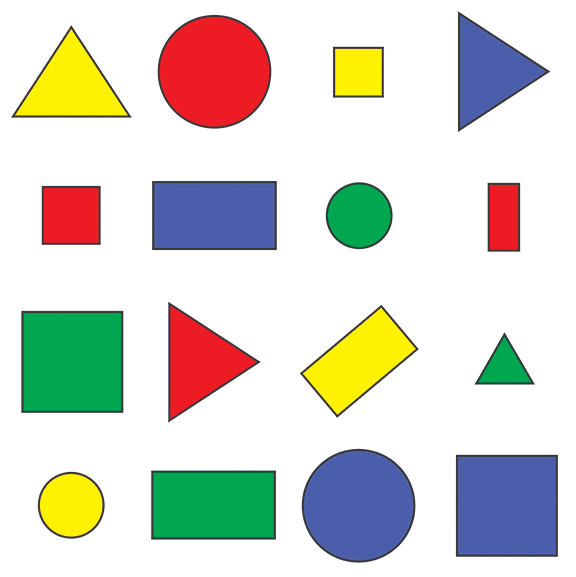
#> input picture Projects/OpenCV/shapes.png, 576 x 577 px, given in place of the camera
$ python colorpick.py
#> lines starting #> are read from the running program, lines starting #| are printed output that depends on the picture; after the words box and inside, x2 and y2 are one past the last pixel; in counts of white or black regions, pixels touching at a corner belong together
import cv2
import numpy as np

def stackImages(scale,imgArray):
    rows = len(imgArray)
    cols = len(imgArray[0])
    rowsAvailable = isinstance(imgArray[0], list)
    width = imgArray[0][0].shape[1]
    height = imgArray[0][0].shape[0]
    if rowsAvailable:
        for x in range ( 0, rows):
            for y in range(0, cols):
                if imgArray[x][y].shape[:2] == imgArray[0][0].shape [:2]:
                    imgArray[x][y] = cv2.resize(imgArray[x][y], (0, 0), None, scale, scale)
                else:
                    imgArray[x][y] = cv2.resize(imgArray[x][y], (imgArray[0][0].shape[1], imgArray[0][0].shape[0]), None, scale, scale)
                if len(imgArray[x][y].shape) == 2: imgArray[x][y]= cv2.cvtColor( imgArray[x][y], cv2.COLOR_GRAY2BGR)
        imageBlank = np.zeros((height, width, 3), np.uint8)
        hor = [imageBlank]*rows
        hor_con = [imageBlank]*rows
        for x in range(0, rows):
            hor[x] = np.hstack(imgArray[x])
        ver = np.vstack(hor)
    else:
        for x in range(0, rows):
            if imgArray[x].shape[:2] == imgArray[0].shape[:2]:
                imgArray[x] = cv2.resize(imgArray[x], (0, 0), None, scale, scale)
            else:
                imgArray[x] = cv2.resize(imgArray[x], (imgArray[0].shape[1], imgArray[0].shape[0]), None,scale, scale)
            if len(imgArray[x].shape) == 2: imgArray[x] = cv2.cvtColor(imgArray[x], cv2.COLOR_GRAY2BGR)
        hor= np.hstack(imgArray)
        ver = hor
    return ver

frameWidth = 640
frameHeight = 480
cap = cv2.VideoCapture(0)
cap.set(3, frameWidth)
cap.set(4, frameHeight)
cap.set(10,100)

def empty(a):
    pass

cv2.namedWindow("HSV")
cv2.resizeWindow("HSV",640,240)
cv2.createTrackbar("HUE Min","HSV",0,179,empty)
#> slider 'HUE Min' is set to 35
cv2.createTrackbar("SAT Min","HSV",0,255,empty)
#> slider 'SAT Min' is set to 51
cv2.createTrackbar("VALUE Min","HSV",0,255,empty)
#> slider 'VALUE Min' is set to 51
cv2.createTrackbar("HUE Max","HSV",179,179,empty)
cv2.createTrackbar("SAT Max","HSV",255,255,empty)
cv2.createTrackbar("VALUE Max","HSV",255,255,empty)

while True:

    _, img = cap.read()
#> img is the input picture: shape (577, 576, 3); mean B, G, R 205.1, 214.3, 214.2
    imgHsv = cv2.cvtColor(img,cv2.COLOR_BGR2HSV)
#> imgHsv: shape (577, 576, 3); mean H, S, V 31.4, 56.1, 234.3

    h_min = cv2.getTrackbarPos("HUE Min","HSV")
    h_max = cv2.getTrackbarPos("HUE Max", "HSV")
    s_min = cv2.getTrackbarPos("SAT Min", "HSV")
    s_max = cv2.getTrackbarPos("SAT Max", "HSV")
    v_min = cv2.getTrackbarPos("VALUE Min", "HSV")
    v_max = cv2.getTrackbarPos("VALUE Max", "HSV")


    lower = np.array([h_min,s_min,v_min])
    upper = np.array([h_max,s_max,v_max])
    mask = cv2.inRange(imgHsv,lower,upper)
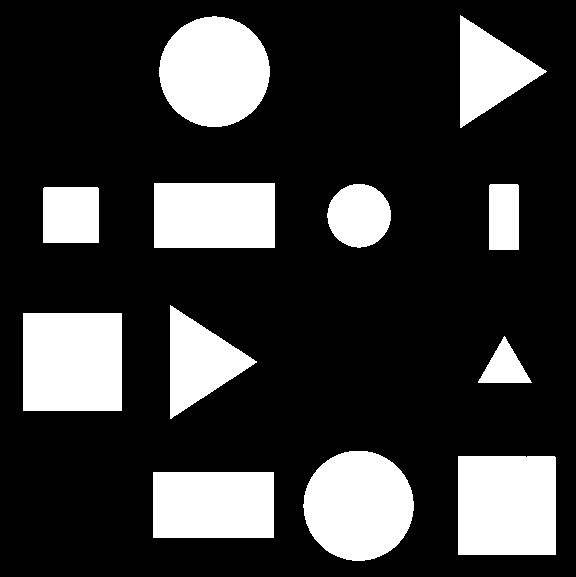
#> mask: shape (577, 576); 22.2% white; 12 white regions, largest, box (x1, y1, x2, y2) and area: (23, 313, 122, 411) 9702, (458, 456, 556, 555) 9700, (159, 16, 270, 127) 9584
    result = cv2.bitwise_and(img,img, mask = mask)
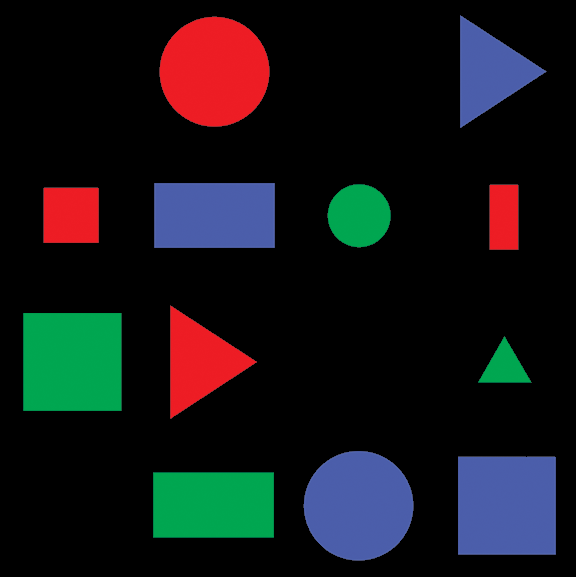
#> result: shape (577, 576, 3); mean B, G, R 23.8, 21.7, 21

    mask = cv2.cvtColor(mask, cv2.COLOR_GRAY2BGR)
    # [6 lines of commented-out code are left out]
    imagestak = stackImages(0.7, ([img,mask,result]))
#> in stackImages, `rows = len(imgArray)`: rows = 3
#> in stackImages, `cols = len(imgArray[0])`: cols = 577
#> in stackImages, `rowsAvailable = isinstance(imgArray[0], list)`: rowsAvailable = False
#> after the loop in stackImages, `for x in range(0, rows):`: imgArray = 3 items
#> in stackImages, `hor= np.hstack(imgArray)`:
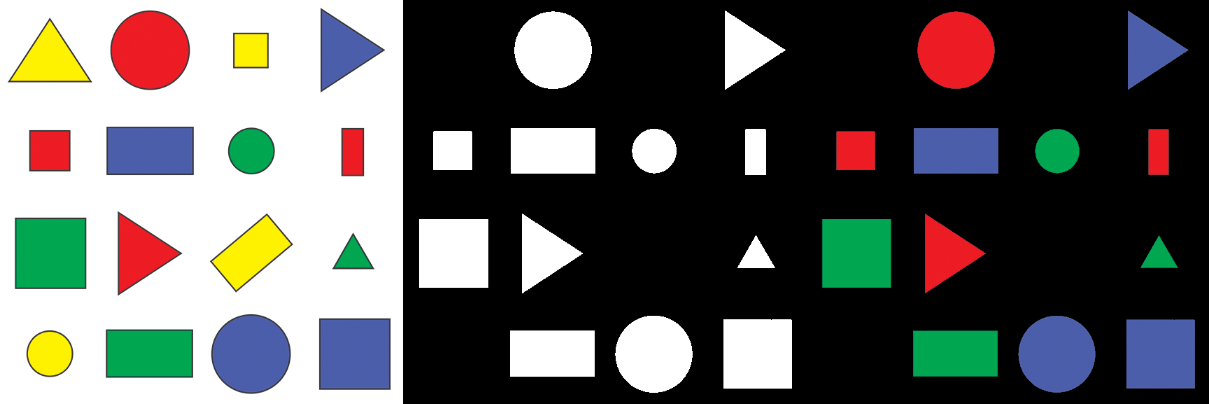
#> hor: shape (404, 1209, 3); mean of channels 0, 1, 2 95.2, 97.6, 97.3; drawn as B, G, R
    cv2.imshow('image', imagestak)
    if cv2.waitKey(1) & 0xFF == ord('q'):
#> (key q is pressed here)
        break

cap.release()
cv2.destroyAllWindows()
